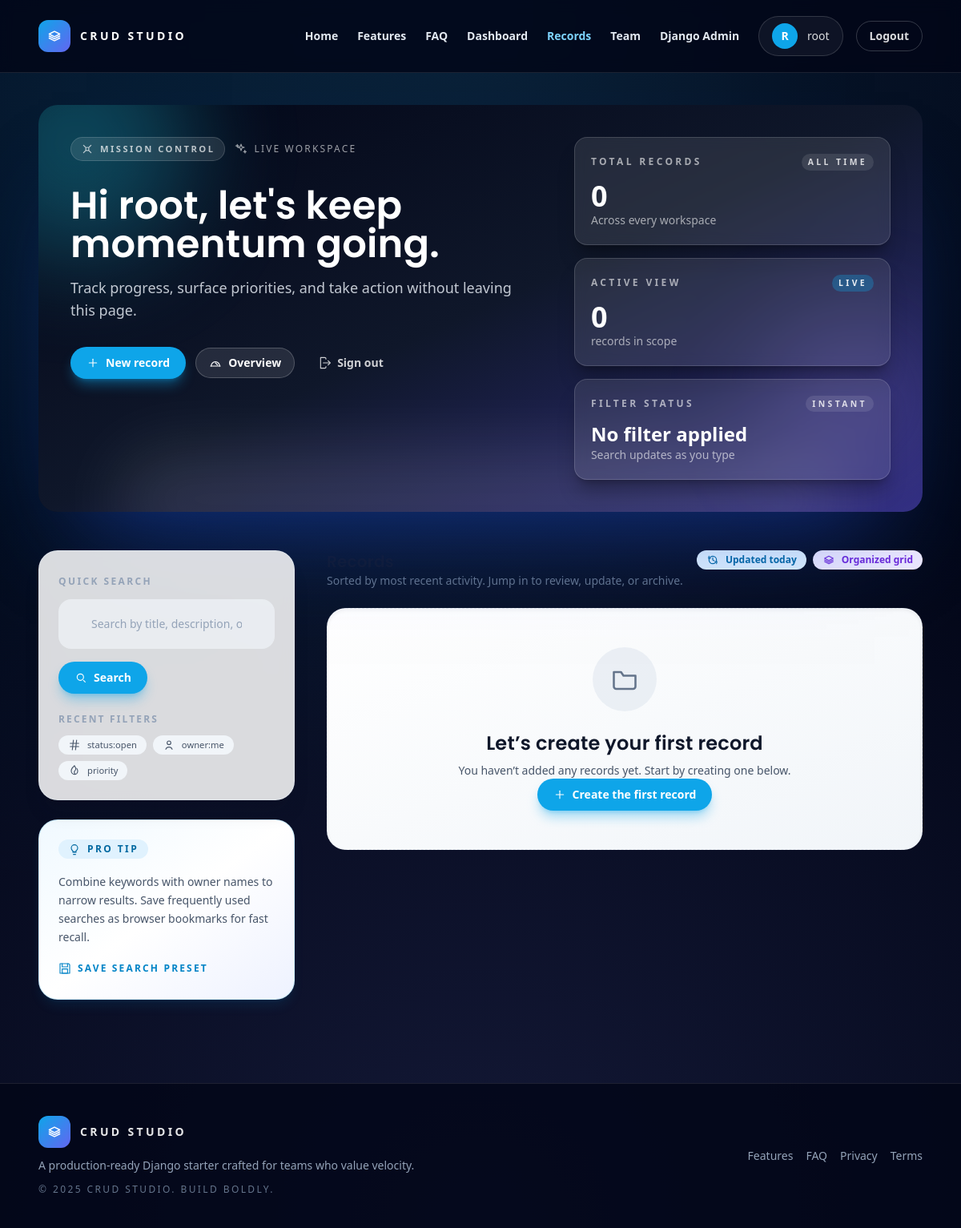
/manage/records (signed in), run on an earlier commit of the app's database.
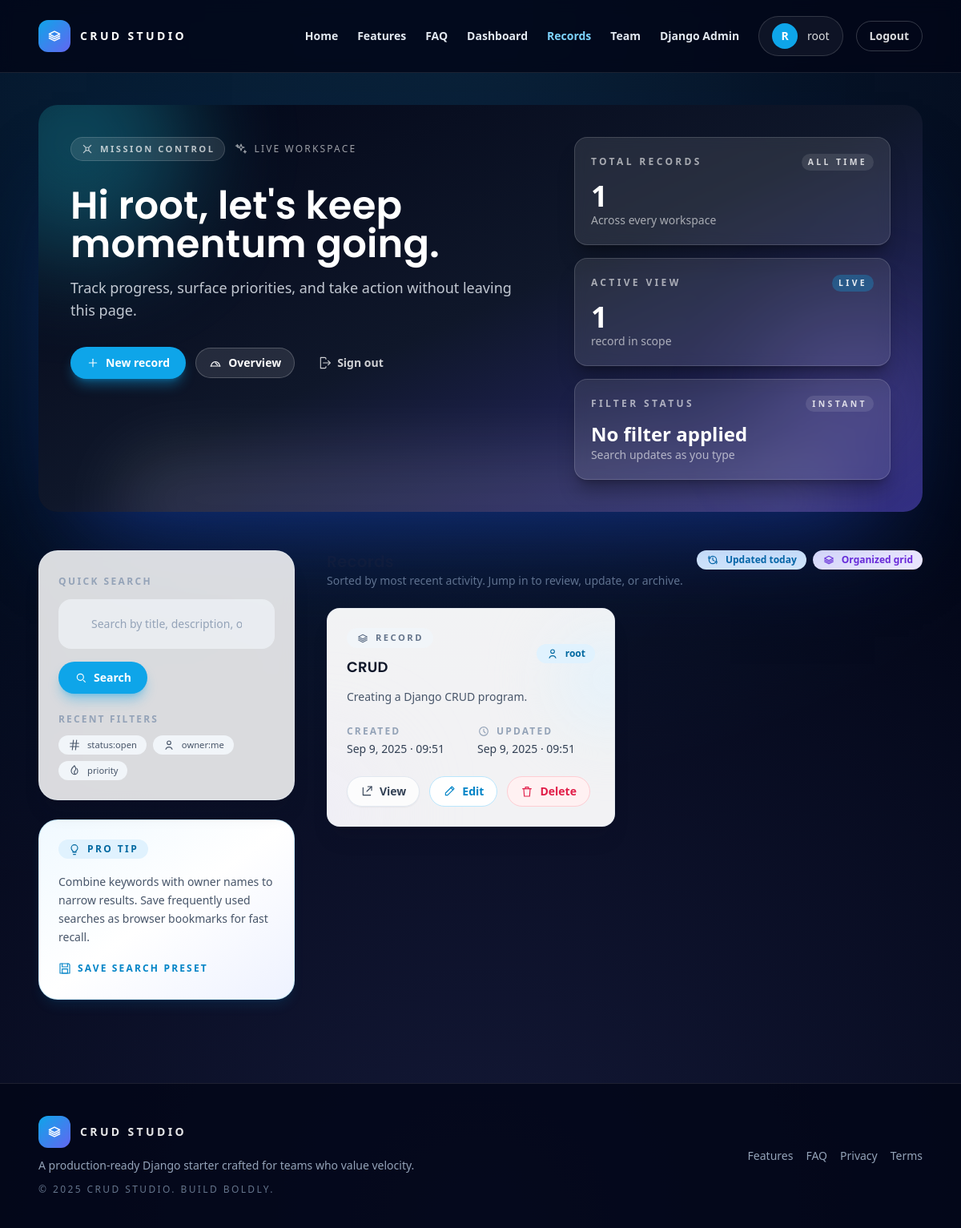
And on a later commit of the database.
### website/models.py (models this page shows, shortened)
class Record(models.Model):
    title = models.CharField(max_length=200)
    description = models.TextField(blank=True)
    created_by = models.ForeignKey(User, on_delete=models.SET_NULL, null=True, blank=True, related_name="records")
    created_at = models.DateTimeField(auto_now_add=True)
    updated_at = models.DateTimeField(auto_now=True)
    class Meta:
        ordering = ["-created_at"]

### website/views.py (the view)
# urls.py: path('manage/records', views.records_list, name='records_list'),
@staff_member_required(login_url='login')
def records_list(request):
    query = request.GET.get('q', '').strip()
    records_qs = Record.objects.select_related('created_by')
    if query:
        records_qs = records_qs.filter(
            Q(title__icontains=query)
            | Q(description__icontains=query)
            | Q(created_by__username__icontains=query)
        )
    records = list(records_qs)
    total_records = Record.objects.count()
    context = {
        "records": records,
        "query": query,
        "matches": len(records),
        "total_records": total_records,
    }
    return render(request, 'pages/records_list.html', context)

### website/templatetags/ui_icons.py (called while the page is built)
@register.simple_tag
def icon(name, classes="h-5 w-5"):
    svg = ICONS.get(name)
    if not svg:
        return ""
    return mark_safe(svg.format(classes=classes))

### website/templates/pages/records_list.html (shortened to what the changed rows need)
{% extends 'pages/base.html' %}
{% load ui_icons %}
{% block content %}
  {% with primary_button="inline-flex items-center gap-2 rounded-full bg-sky-500 px-5 py-2.5 text-sm font-semibold text-white shadow-lg shadow-sky-500/40 transition hover:bg-sky-400 focus-visible:outline focus-visible:outline-2 focus-visible:outline-offset-2 focus-visible:outline-sky-200" muted_button="inline-flex items-center gap-2 rounded-full border border-slate-200 bg-white/80 px-4 py-2 text-sm font-semibold text-slate-700 shadow-sm transition hover:border-slate-300 hover:bg-white focus-visible:outline focus-visible:outline-2 focus-visible:outline-offset-2 focus-visible:outline-slate-400" danger_button="inline-flex items-center gap-2 rounded-full border border-rose-200 bg-rose-50 px-4 py-2 text-sm font-semibold text-rose-600 transition hover:bg-rose-100 focus-visible:outline focus-visible:outline-2 focus-visible:outline-offset-2 focus-visible:outline-rose-300" %}
  <section class="space-y-12 pb-16">
    <header class="relative overflow-hidden rounded-3xl bg-gradient-to-br from-slate-950 via-slate-900 to-indigo-900 text-slate-100 shadow-[0_70px_120px_-60px_rgba(29,78,216,0.55)]">
      <div class="relative grid gap-12 p-8 sm:p-10 lg:grid-cols-[minmax(0,1.25fr)_minmax(0,0.85fr)]">
        <div class="space-y-8">
          <div class="space-y-4">
            <h1 class="text-3xl font-semibold leading-tight text-white sm:text-4xl lg:text-5xl">
              Hi {{ request.user.first_name|default:request.user.username }}, let's keep momentum going.
            </h1>
          </div>
        </div>
        <div class="grid content-start gap-4 sm:grid-cols-2 lg:grid-cols-1 xl:grid-cols-2">
          <div class="group rounded-2xl border border-white/15 bg-white/10 p-5 shadow-xl shadow-black/25 backdrop-blur transition hover:border-white/25 hover:bg-white/15">
            <div class="flex items-center justify-between text-xs font-semibold uppercase tracking-[0.28em] text-white/60">
              Total records
              <span class="rounded-full bg-white/10 px-2 py-[0.15rem] text-[0.65rem] font-semibold text-white/80">All time</span>
            </div>
            <p class="mt-3 text-4xl font-semibold text-white">{{ total_records }}</p>
            <p class="text-sm text-white/60">Across every workspace</p>
          </div>
          <div class="group rounded-2xl border border-white/15 bg-white/10 p-5 shadow-xl shadow-black/25 backdrop-blur transition hover:border-white/25 hover:bg-white/15">
            <div class="flex items-center justify-between text-xs font-semibold uppercase tracking-[0.28em] text-white/60">
              Active view
              <span class="rounded-full bg-sky-500/30 px-2 py-[0.15rem] text-[0.65rem] font-semibold text-white/90">Live</span>
            </div>
            <p class="mt-3 text-4xl font-semibold text-white">{{ matches }}</p>
            <p class="text-sm text-white/60">{{ matches|pluralize:'record,records' }} in scope</p>
          </div>
        </div>
      </div>
    </header>
    <div class="grid gap-10 lg:grid-cols-[minmax(260px,320px),1fr]">
      <div class="space-y-6">
        <div class="flex flex-wrap items-start justify-between gap-4">
          <div>
            <h2 class="text-xl font-semibold text-slate-900">Records</h2>
          </div>
        </div>
        <div class="grid gap-6 md:grid-cols-2 xl:grid-cols-3">
          {% for r in records %}
          <article class="group relative overflow-hidden rounded-2xl border border-slate-200/60 bg-white/95 p-6 shadow-xl shadow-slate-900/10 transition duration-200 hover:-translate-y-1 hover:border-sky-200 hover:shadow-2xl">
            <div class="pointer-events-none absolute -right-14 top-6 h-32 w-32 rounded-full bg-sky-100/70 blur-2xl transition duration-200 group-hover:scale-110"></div>
            <div class="pointer-events-none absolute -left-20 bottom-[-3rem] h-32 w-32 rounded-full bg-violet-100/70 blur-3xl transition duration-200 group-hover:scale-110"></div>
            <header class="relative z-10 flex items-center justify-between gap-4">
              <div class="space-y-2">
                <span class="inline-flex items-center gap-2 rounded-full bg-slate-100 px-3 py-1 text-[0.7rem] font-semibold uppercase tracking-[0.22em] text-slate-500">{% icon 'stack' classes='h-4 w-4' %} Record</span>
                <h3 class="text-lg font-semibold text-slate-900"><a href="{% url 'record_detail' r.pk %}" class="transition hover:text-sky-600">{{ r.title }}</a></h3>
              </div>
              <span class="inline-flex items-center gap-2 rounded-full bg-sky-100 px-3 py-1 text-xs font-semibold text-sky-700">{% icon 'user' classes='h-4 w-4' %} {{ r.created_by|default:'Unassigned' }}</span>
            </header>
            <p class="relative z-10 mt-3 text-sm leading-relaxed text-slate-600">{{ r.description|default:'No description added yet.'|truncatewords:24 }}</p>
            <dl class="relative z-10 mt-6 grid gap-4 text-sm text-slate-500 sm:grid-cols-2">
              <div class="space-y-1">
                <dt class="flex items-center gap-2 text-xs font-semibold uppercase tracking-[0.18em] text-slate-400">{% icon 'calendar' classes='h-4 w-4' %} Created</dt>
                <dd class="font-medium text-slate-700">{{ r.created_at|date:'M j, Y · H:i' }}</dd>
              </div>
              <div class="space-y-1">
                <dt class="flex items-center gap-2 text-xs font-semibold uppercase tracking-[0.18em] text-slate-400">{% icon 'clock' classes='h-4 w-4' %} Updated</dt>
                <dd class="font-medium text-slate-700">{{ r.updated_at|date:'M j, Y · H:i' }}</dd>
              </div>
            </dl>
            <div class="relative z-10 mt-6 flex flex-wrap gap-3">
              <a href="{% url 'record_detail' r.pk %}" class="{{ muted_button }}">{% icon 'external' classes='h-4 w-4' %} View</a>
              <a href="{% url 'record_update' r.pk %}" class="inline-flex items-center gap-2 rounded-full border border-sky-200 bg-white px-4 py-2 text-sm font-semibold text-sky-600 transition hover:border-sky-300 hover:text-sky-700 focus-visible:outline focus-visible:outline-2 focus-visible:outline-offset-2 focus-visible:outline-sky-300">{% icon 'pen' classes='h-4 w-4' %} Edit</a>
              <a href="{% url 'record_delete' r.pk %}?next={% url 'records_list' %}" class="{{ danger_button }}">{% icon 'trash' classes='h-4 w-4' %} Delete</a>
            </div>
          </article>
          {% empty %}
          <div class="col-span-full overflow-hidden rounded-3xl border border-dashed border-slate-200 bg-gradient-to-br from-white via-slate-50 to-slate-100 p-12 text-center shadow-inner">
            <div class="mx-auto flex h-20 w-20 items-center justify-center rounded-full bg-slate-200/60 text-slate-500">
              {% icon 'folder' classes='h-9 w-9' %}
            </div>
            {% if query %}
              <h3 class="mt-6 text-2xl font-semibold text-slate-900">No results</h3>
              <p class="mt-2 text-sm text-slate-600">No records match “{{ query }}”. Try widening your search.</p>
              <a href="{% url 'records_list' %}" class="inline-flex items-center gap-2 rounded-full border border-slate-300 bg-white px-4 py-2 text-sm font-semibold text-slate-600 transition hover:bg-slate-50 focus-visible:outline focus-visible:outline-2 focus-visible:outline-offset-2 focus-visible:outline-slate-300">
                {% icon 'refresh' classes='h-4 w-4' %} Reset search
              </a>
            {% else %}
              <h3 class="mt-6 text-2xl font-semibold text-slate-900">Let’s create your first record</h3>
              <p class="mt-2 text-sm text-slate-600">You haven’t added any records yet. Start by creating one below.</p>
              <a href="{% url 'record_create' %}" class="{{ primary_button }} text-base">{% icon 'plus' classes='h-4 w-4' %} Create the first record</a>
            {% endif %}
          </div>
          {% endfor %}
        </div>
      </div>
    </div>
  </section>
{% endblock %}

What changed in the data, as far as the page shows it:
added Record: title "CRUD", created_by "root", description "Creating a Django CRUD program.", created_at "Sep 9, 2025 · 09:51", updated_at "Sep 9, 2025 · 09:51"
Also different on the page:
{{ total_records }}: "0" → "1"
{{ matches }}: "0" → "1"
text no longer shown: "Let’s create your first record You haven’t added any records yet. Start by creating one below. Create the first record"
